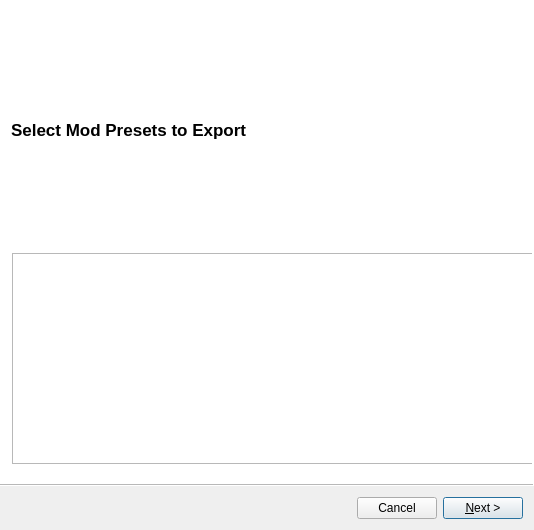
<?xml version="1.0" encoding="UTF-8"?>
<ui version="4.0">
 <class>SimsSwitcherExport</class>
 <widget class="QWizard" name="SimsSwitcherExport">
  <property name="geometry">
   <rect>
    <x>0</x>
    <y>0</y>
    <width>534</width>
    <height>530</height>
   </rect>
  </property>
  <property name="maximumSize">
   <size>
    <width>542</width>
    <height>549</height>
   </size>
  </property>
  <property name="windowTitle">
   <string>ExportWindow</string>
  </property>
  <property name="wizardStyle">
   <enum>QWizard::WizardStyle::ModernStyle</enum>
  </property>
  <property name="options">
   <set>QWizard::WizardOption::CancelButtonOnLeft|QWizard::WizardOption::NoBackButtonOnStartPage</set>
  </property>
  <widget class="QWizardPage" name="wizardPage1">
   <property name="maximumSize">
    <size>
     <width>988959</width>
     <height>988569</height>
    </size>
   </property>
   <property name="autoFillBackground">
    <bool>false</bool>
   </property>
   <property name="title">
    <string>Select Mod Presets to Export</string>
   </property>
   <property name="subTitle">
    <string/>
   </property>
   <widget class="QListWidget" name="modPresetList">
    <property name="geometry">
     <rect>
      <x>10</x>
      <y>0</y>
      <width>521</width>
      <height>211</height>
     </rect>
    </property>
   </widget>
  </widget>
  <widget class="QWizardPage" name="wizardPage2">
   <property name="title">
    <string>Select Pack Presets to Export</string>
   </property>
   <widget class="QListWidget" name="packPresetList">
    <property name="geometry">
     <rect>
      <x>10</x>
      <y>0</y>
      <width>521</width>
      <height>211</height>
     </rect>
    </property>
   </widget>
  </widget>
  <widget class="QWizardPage" name="wizardPage3">
   <widget class="QLineEdit" name="fileLineEdit">
    <property name="geometry">
     <rect>
      <x>20</x>
      <y>90</y>
      <width>301</width>
      <height>22</height>
     </rect>
    </property>
   </widget>
   <widget class="QLabel" name="label">
    <property name="geometry">
     <rect>
      <x>20</x>
      <y>70</y>
      <width>111</width>
      <height>16</height>
     </rect>
    </property>
    <property name="text">
     <string>Export Directory:</string>
    </property>
   </widget>
   <widget class="QPushButton" name="browseButton">
    <property name="geometry">
     <rect>
      <x>20</x>
      <y>120</y>
      <width>75</width>
      <height>24</height>
     </rect>
    </property>
    <property name="text">
     <string>Browse...</string>
    </property>
   </widget>
   <widget class="QPushButton" name="exportButton">
    <property name="geometry">
     <rect>
      <x>120</x>
      <y>420</y>
      <width>331</width>
      <height>24</height>
     </rect>
    </property>
    <property name="text">
     <string>Export</string>
    </property>
   </widget>
   <widget class="QProgressBar" name="exportProgressBar">
    <property name="geometry">
     <rect>
      <x>120</x>
      <y>380</y>
      <width>331</width>
      <height>23</height>
     </rect>
    </property>
    <property name="value">
     <number>0</number>
    </property>
    <property name="textVisible">
     <bool>false</bool>
    </property>
   </widget>
   <widget class="QLabel" name="label_2">
    <property name="geometry">
     <rect>
      <x>30</x>
      <y>170</y>
      <width>311</width>
      <height>16</height>
     </rect>
    </property>
    <property name="text">
     <string>Collect and export mods to ZIP</string>
    </property>
   </widget>
   <widget class="QCheckBox" name="exportModsZipOption">
    <property name="geometry">
     <rect>
      <x>30</x>
      <y>190</y>
      <width>78</width>
      <height>20</height>
     </rect>
    </property>
    <property name="text">
     <string/>
    </property>
   </widget>
  </widget>
 </widget>
 <resources/>
 <connections/>
</ui>
